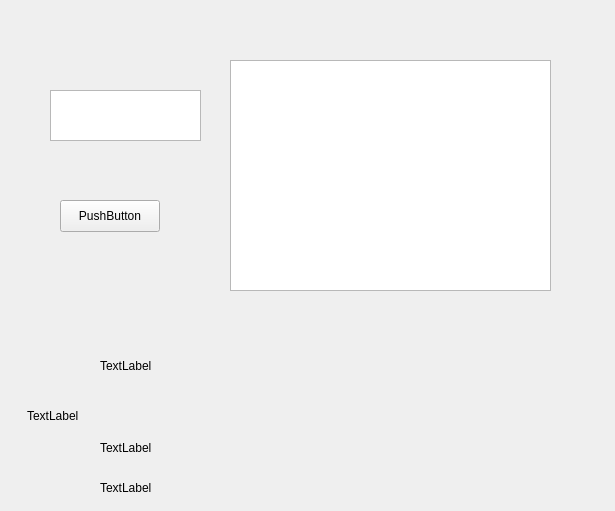
<?xml version="1.0" encoding="UTF-8"?>
<ui version="4.0">
 <class>Form</class>
 <widget class="QWidget" name="Form">
  <property name="geometry">
   <rect>
    <x>0</x>
    <y>0</y>
    <width>615</width>
    <height>511</height>
   </rect>
  </property>
  <property name="windowTitle">
   <string>Form</string>
  </property>
  <widget class="QTextEdit" name="delegate">
   <property name="geometry">
    <rect>
     <x>50</x>
     <y>90</y>
     <width>151</width>
     <height>51</height>
    </rect>
   </property>
  </widget>
  <widget class="QPushButton" name="pushButton">
   <property name="geometry">
    <rect>
     <x>60</x>
     <y>200</y>
     <width>100</width>
     <height>32</height>
    </rect>
   </property>
   <property name="text">
    <string>PushButton</string>
   </property>
  </widget>
  <widget class="QTableView" name="tableView">
   <property name="geometry">
    <rect>
     <x>230</x>
     <y>60</y>
     <width>321</width>
     <height>231</height>
    </rect>
   </property>
  </widget>
  <widget class="QLabel" name="label0">
   <property name="geometry">
    <rect>
     <x>100</x>
     <y>350</y>
     <width>121</width>
     <height>31</height>
    </rect>
   </property>
   <property name="text">
    <string>TextLabel</string>
   </property>
  </widget>
  <widget class="QLabel" name="label1">
   <property name="geometry">
    <rect>
     <x>27</x>
     <y>395</y>
     <width>571</width>
     <height>41</height>
    </rect>
   </property>
   <property name="acceptDrops">
    <bool>false</bool>
   </property>
   <property name="autoFillBackground">
    <bool>true</bool>
   </property>
   <property name="text">
    <string>TextLabel</string>
   </property>
  </widget>
  <widget class="QLabel" name="label2">
   <property name="geometry">
    <rect>
     <x>100</x>
     <y>440</y>
     <width>58</width>
     <height>16</height>
    </rect>
   </property>
   <property name="text">
    <string>TextLabel</string>
   </property>
  </widget>
  <widget class="QLabel" name="label3">
   <property name="geometry">
    <rect>
     <x>100</x>
     <y>480</y>
     <width>58</width>
     <height>16</height>
    </rect>
   </property>
   <property name="text">
    <string>TextLabel</string>
   </property>
  </widget>
 </widget>
 <resources/>
 <connections/>
</ui>
